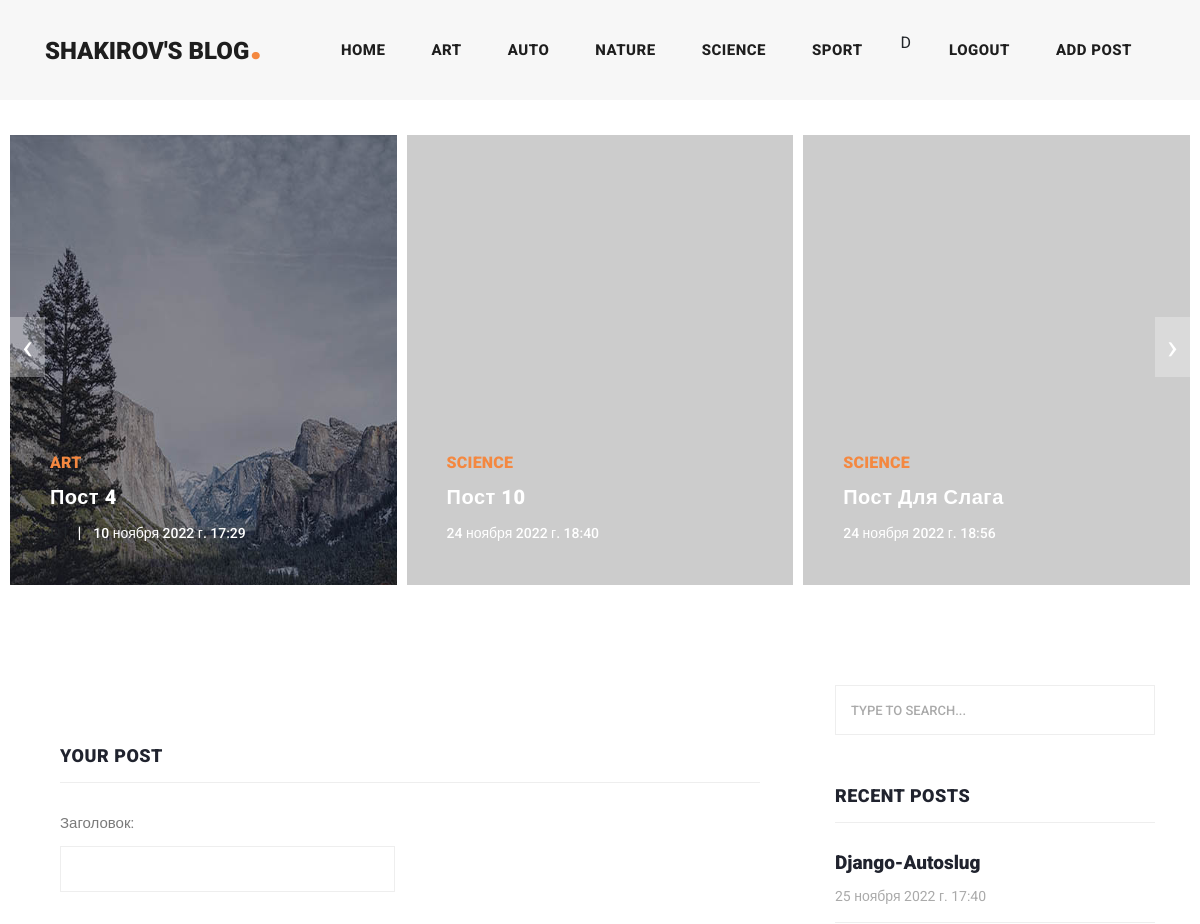
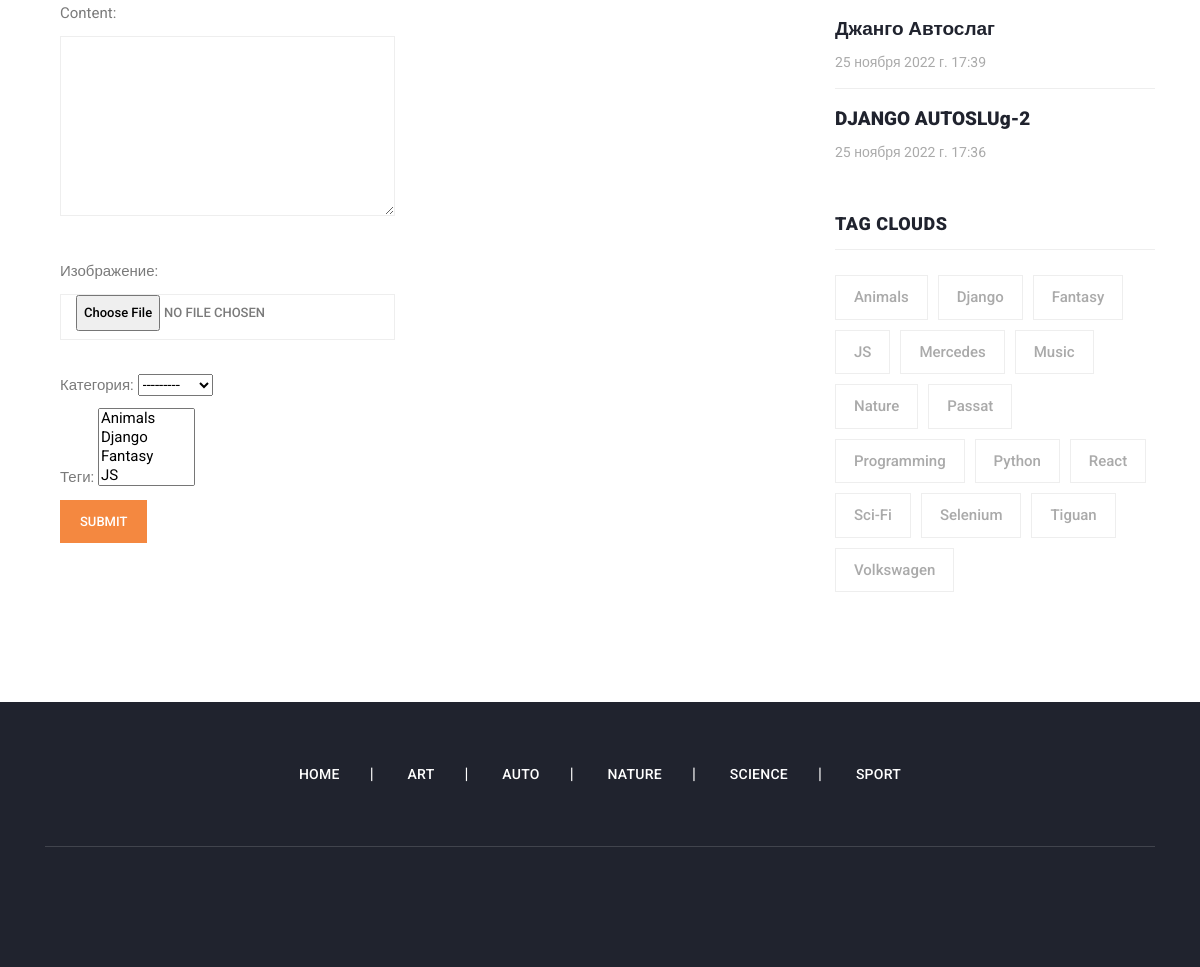
Screenshot of /add_post/ (signed in) with the database file from the repository (2 pictures, top to bottom).
### blog/models.py (models this page shows, shortened)
class Category(models.Model):
    title = models.CharField(max_length=150, verbose_name='Категория')
    slug = models.SlugField(max_length=250, verbose_name='URL', unique=True)
    def __str__(self):
        return self.title
    def get_absolute_url(self):
        return reverse('category', kwargs={'slug': self.slug})
    class Meta:
        ordering = ['title']
        verbose_name = 'Категория'
        verbose_name_plural = 'Категории'

class Post(models.Model):
    title = models.CharField(max_length=250, verbose_name='Заголовок')
    slug = AutoSlugField(populate_from='title', unique_with='created_at')
    author = models.CharField(max_length=250, verbose_name='Автор', blank=True)
    on_top = models.BooleanField(default=False, verbose_name='Закрепленная запись')
    photo = models.ImageField(verbose_name='Изображение', blank=True)
    content = CKEditor5Field('Текст', config_name='extends')
    created_at = models.DateTimeField(auto_now_add=True, verbose_name='Дата создания')
    views = models.IntegerField(default=0, verbose_name='Просмотров')
    category = models.ForeignKey(Category, on_delete=models.PROTECT, related_name='posts', verbose_name='Категория')
    tags = models.ManyToManyField(Tag, blank=True, related_name='posts', verbose_name='Теги')
    def get_absolute_url(self):
        return reverse('post', kwargs={'slug': self.slug})
    class Meta:
        ordering = ['-on_top', '-created_at']
        verbose_name = 'Пост'
        verbose_name_plural = 'Посты'

class Tag(models.Model):
    title = models.CharField(max_length=150, verbose_name='Тег')
    slug = models.SlugField(max_length=250, verbose_name='URL', unique=True)
    def __str__(self):
        return self.title
    def get_absolute_url(self):
        return reverse('tag', kwargs={'slug': self.slug})
    class Meta:
        ordering = ['title']
        verbose_name = 'Тег'
        verbose_name_plural = 'Теги'

### blog/views.py (the view)
# urls.py: path('add_post/', AddPost.as_view(), name='add_post')
class AddPost(LoginRequiredMixin, CreateView):
    form_class = UserAddPostForm
    template_name = 'blog/add_post.html'
    login_url = '/admin'

### blog/forms.py (shortened to what this page needs)
class UserAddPostForm(forms.ModelForm):
    class Meta:
        model = Post
        fields = ['title', 'content', 'photo', 'category', 'tags']
        widgets = {'title': forms.TextInput(attrs={'class':'form-control'})},
        {'text': forms.Textarea(attrs={'class': 'form-control', 'rows':5, })},
        {'category': forms.Select(attrs={'class': 'form-control'})}

### blog/templatetags/carousel.py (called while the page is built)
@register.inclusion_tag('blog/popular_posts_tpl.html')
def get_popular(cnt=5):
    posts = Post.objects.order_by('views')
    return {'posts': posts}

### blog/templatetags/menu.py (called while the page is built)
@register.inclusion_tag('blog/menu_tpl.html')
def show_menu(menu_class='collapse navbar-collapse'):
    categories = Category.objects.all()
    return {'categories': categories, 'menu_class': menu_class}

@register.inclusion_tag('blog/menu_tpl_footer.html')
def show_menu_footer(menu_class='container'):
    categories = Category.objects.all()
    return {'categories': categories, 'menu_class_footer': menu_class}

### blog/templatetags/sidebar.py (called while the page is built)
@register.inclusion_tag('blog/recent_posts_tpl.html')
def get_recent(cnt = 3):
    posts = Post.objects.order_by('-created_at')[:cnt]
    return {'posts': posts}

@register.inclusion_tag('blog/tags_tpl.html')
def get_tags():
    tags = Tag.objects.all()
    return {'tags': tags}

### blog/templates/blog/add_post.html (shortened to what this page needs)
{% extends 'base.html' %}
{%load static%}
{% load sidebar %}
{% load carousel %}
{% block content %}
        {% get_popular 5 %}
    <section class="blog-posts">
      <div class="container">
        <div class="row">
          <div class="col-lg-8">
            <div class="all-blog-posts">
              <div class="row">
                <div class="col-lg-12">
                 <div class="col-lg-12">
                  <div class="sidebar-item submit-comment">
                    <div class="sidebar-heading">
                      <h2>Your post</h2>
                    </div>
                    <div class="content">
                      <form id="comment" action="{%url 'add_post'%}" method="post" enctype="multipart/form-data">
                        <div class="row">
                          <div class="col-md-6 col-sm-12">
                            {{form.as_p}}
                          </div>
                          <div class="col-lg-12">
                            <fieldset>
                              <button type="submit" id="form-submit" class="main-button">Submit</button>
                            </fieldset>
                          </div>
                        </div>
                      </form>
                    </div>
                  </div>
                </div>
                </div>
              </div>
            </div>
          </div>
          <div class="col-lg-4">
            {% include 'inc/_sidebar.html'%}
          </div>
        </div>
      </div>
    </section>
{% endblock %}

### templates/inc/_header.html (shortened to what this page needs)
    {% load menu %}
    {% load cache%}
{% cache 30 header %}
    <header class="">
      <nav class="navbar navbar-expand-lg">
        <div class="container">
          <a class="navbar-brand" href="{% url 'home' %}"><h2>Shakirov's Blog<em>.</em></h2></a>
        {% show_menu %}
          <ul class="navbar-nav ml-auto">
           {% if request.user.is_authenticated %}
              <li class="nav-item">
                {{ user }}
              </li>
              <li class="nav-item">
                <a class="nav-link" href="{% url 'logout'%}"> Logout </a>
              </li>
              <li class="nav-item">
                <a class="nav-link" href="{% url 'add_post'%}"> Add post </a>
              </li>
              {% endif %}
          </ul>
        </div>
      </nav>
    </header>
    {% endcache %}

### blog/templates/blog/menu_tpl.html (shortened to what this page needs)
<div class="{{ menu_class}}" id="navbarResponsive">
            <ul class="navbar-nav ml-auto">
              <li class="nav-item">
                <a class="nav-link" href="{% url 'home' %}">Home
                </a>
              </li>
                {% for item in categories %}
              <li class="nav-item">
                <a class="nav-link" href="{{ item.get_absolute_url }}"> {{ item.title }} </a>
              </li>
                {% endfor %}
            </ul>
          </div>

### blog/templates/blog/popular_posts_tpl.html
<div class="main-banner header-text">
    <div class="container-fluid">
        <div class="owl-banner owl-carousel">
            {% for post in posts%}
                <div class="item">
            {% if post.photo %}
            <img src="{{ post.photo.url }}" alt="" height="450">
                 {% else %}
                    <img src="https://loremflickr.com/320/240/brazil,rio" alt="" height="450">
                    {% endif %}
            <div class="item-content">
              <div class="main-content">
                <div class="meta-category">
                  <span>{{ post.category }}</span>
                </div>
                <a href="{{ post.get_absolute_url }}"><h4>{{ post.title }}</h4></a>
                <ul class="post-info">
                               {% if post.author %}
                        <li>{{ post.author }}</li>
                        {% endif %}
                  <li><a href="{{ post.get_absolute_url }}">{{ post.created_at }}</a></li>
                </ul>
              </div>
            </div>
          </div>
    {% endfor %}
        </div>
      </div>
    </div>

### blog/templates/blog/recent_posts_tpl.html
<div class="sidebar-item recent-posts">
                    <div class="sidebar-heading">
                      <h2>Recent Posts</h2>
                    </div>
                    <div class="content">
                      <ul>
                          {% for post in posts %}
                        <li><a href="{{ post.get_absolute_url }}">
                          <h5>{{ post.title }}</h5>
                          <span>{{ post.created_at }}</span>
                        </a></li>
                          {% endfor %}
                      </ul>
                    </div>
                  </div>

### blog/templates/blog/tags_tpl.html
<div class="sidebar-item tags">
                    <div class="sidebar-heading">
                      <h2>Tag Clouds</h2>
                    </div>
                    <div class="content">
                        <ul>
                      {% for tag in tags %}
                        <li><a href=" {{tag.get_absolute_url}} "> {{ tag.title }} </a></li>
                      {% endfor %}
                      </ul>
                    </div>
</div>

### blog/templates/blog/menu_tpl_footer.html
      <div class="{{ menu_class_footer }}">
        <div class="row">
         <div class="col-lg-12" >
        <ul class="social-icons">
            <li><a href="{% url 'home' %}">Home</a></li>
               {% for item in categories %}
              <li><a href="{{ item.get_absolute_url}}">{{ item.title }}</a></li>
                {% endfor %}
             </ul>
        </div>
        </div>
          </div>

### rows the page displays
Category: title "ART"
Category: title "AUTO"
Category: title "NATURE"
Category: title "SCIENCE"
Category: title "SPORT"
Post: photo (picture), category "ART", title "Пост 4", author "D1", created_at "10 ноября 2022 г. 17:29"
Post: category "SCIENCE", title "Пост 10", created_at "24 ноября 2022 г. 18:40"
Post: category "SCIENCE", title "Пост Для Слага", created_at "24 ноября 2022 г. 18:56"
Post: title "Django-Autoslug", created_at "25 ноября 2022 г. 17:40"
Post: title "Джанго Автослаг", created_at "25 ноября 2022 г. 17:39"
Post: title "DJANGO AUTOSLUg-2", created_at "25 ноября 2022 г. 17:36"
Tag: title "Animals"
Tag: title "Django"
Tag: title "Fantasy"
Tag: title "JS"
Tag: title "Mercedes"
Tag: title "Music"
Tag: title "Nature"
Tag: title "Passat"
Tag: title "Programming"
Tag: title "Python"
Tag: title "React"
Tag: title "Sci-Fi"
Tag: title "Selenium"
Tag: title "Tiguan"
Tag: title "Volkswagen"

### other values shown
{{ user }} "D"
